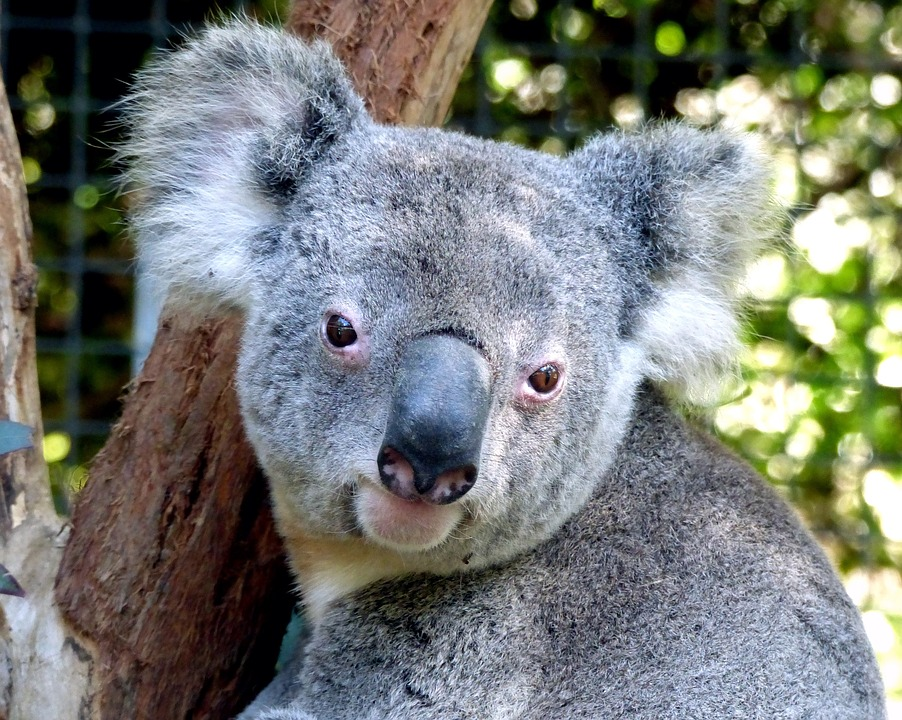
#> input picture python-data-analysts/scikit01/datamodelling/datasets/koala.jpg, 902 x 720 px
$ jupyter execute --allow-errors m4-demo5-ImageDenoisingUsingDictionaryLearning.ipynb
#> lines starting #> are read from the running program, lines starting #| are printed output that depends on the picture
Here we are comparing the effect of reconstructing noisy fragments of a raccoon face image using firstly online Dictionary Learning and for that we are extracting the patches using extract_patches and then reconstructing images using reconstruct_from_patches.

[cell 1]
import matplotlib.pyplot as plt
import numpy as np

from sklearn.decomposition import MiniBatchDictionaryLearning
from sklearn.feature_extraction.image \
    import extract_patches_2d, reconstruct_from_patches_2d

[cell 2]
from skimage import color
from skimage import io

#### Loading the image
Source: https://pixabay.com/images/id-1757179/

[cell 3]
color_img = io.imread('datasets/koala.jpg')
#> color_img is the input picture: shape (720, 902, 3); mean R, G, B 119.5, 122.9, 118.3

[cell 4]
plt.imshow(color_img, cmap=plt.cm.gray)

plt.show()

#### Convert image to grayscale

[cell 5]
img = color.rgb2gray(color_img)
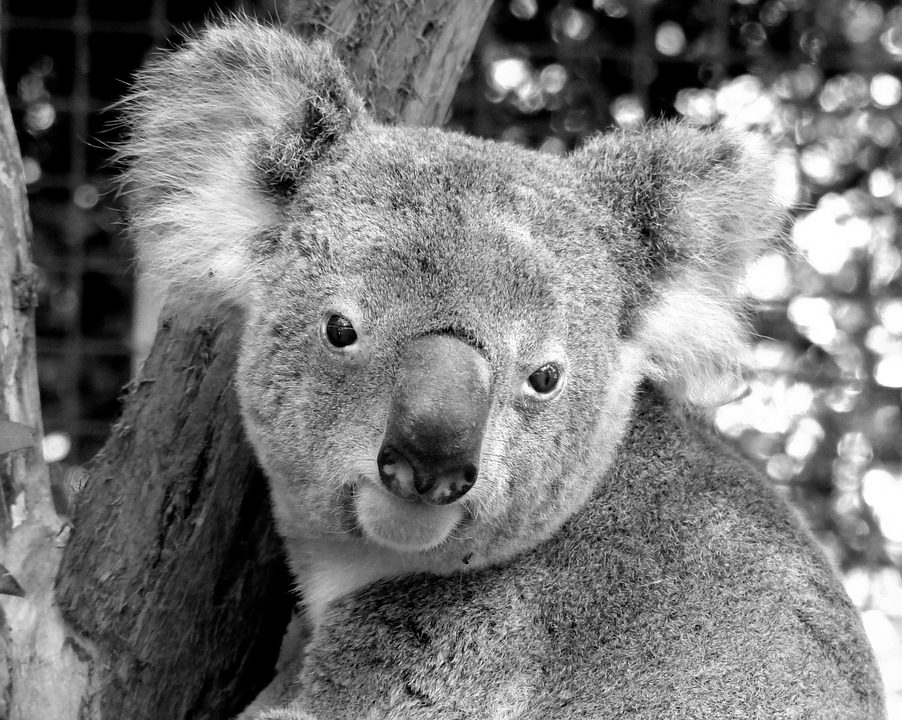
#> img: shape (720, 902) float64; min 0, max 1, mean 0.478

[cell 6]
plt.imshow(img, cmap=plt.cm.gray)

plt.show()

[cell 7]
img.shape
#> Out = (720, 902)

[cell 8]
height, width = img.shape
#> height = 720; width = 902

#### Create a copy of the image

[cell 9]
distorted_img = img.copy()

[cell 10]
distorted_img

Distort the right half of the image

[cell 11]
distortion = 0.075 * np.random.randn(height, width // 2)

distortion.shape
#> Out = (720, 451)

[cell 12]
plt.imshow(distortion, cmap='gray')

plt.show()
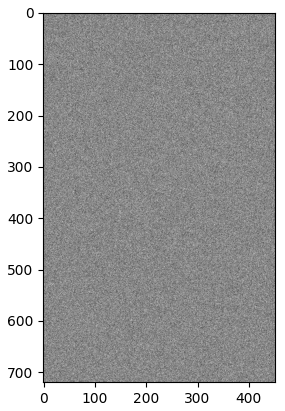
#> figure drawn by matplotlib, 1 panel

[cell 13]
distorted_img[:, width // 2:] += distortion
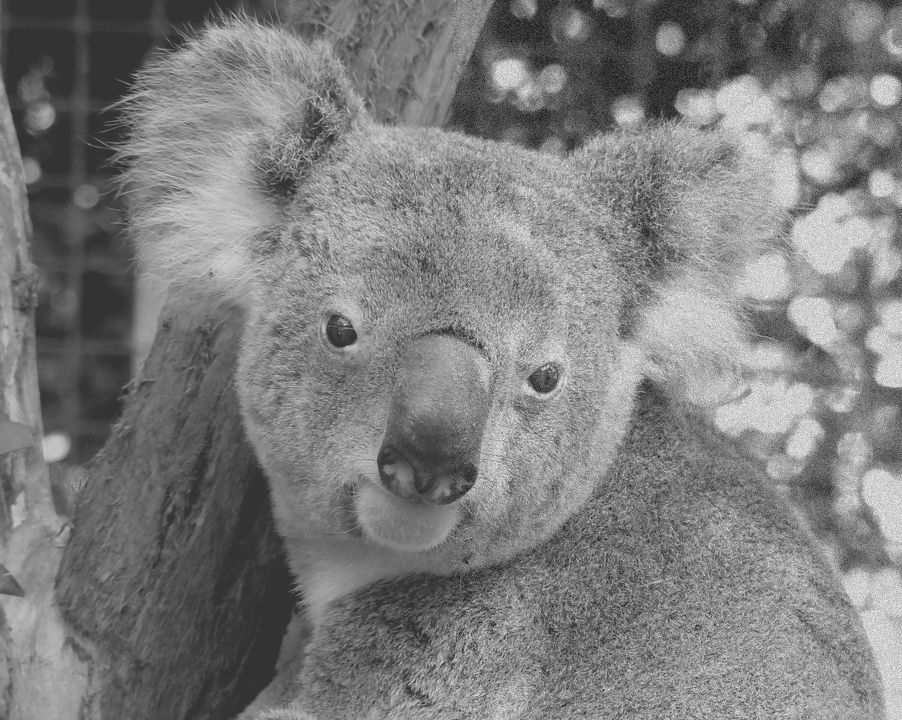
#> distorted_img: shape (720, 902) float64; min -0.328, max 1.3, mean 0.478; drawn with min black and max white

[cell 14]
plt.imshow(distorted_img[:, width // 2:], cmap=plt.cm.gray)

plt.show()
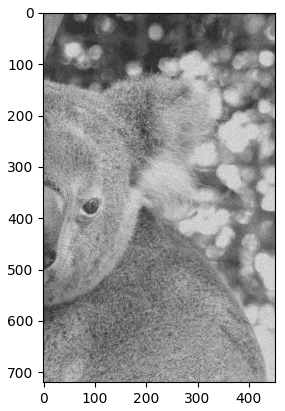
#> figure drawn by matplotlib, 1 panel

#### View the full image
The left half is sharper than the right one, though the difference is subtle.

The goal is to reconstruct the right half of the image by extracting patches from this distorted right half and combining it with the atoms extracted from the left half.

[cell 15]
plt.imshow(distorted_img, cmap=plt.cm.gray)

plt.show()

#### Extract patches of 7x7 for the clean left half of the image
The extract_patches_2d function extracts all possible patches of size 7x7 from the image. Since we're working with half of the image, the dimensions of this half are (720, 451). The number of possible patches of 7x7 are (720-6)x(451-6) = 317,730.

[cell 16]
patch_size = (7, 7)

data = extract_patches_2d(distorted_img[:, :width // 2], patch_size)

[cell 17]
data.shape
#> Out = (317730, 7, 7)

#### View one of the patches

[cell 18]
plt.imshow(data[0], cmap=plt.cm.gray)

plt.show()
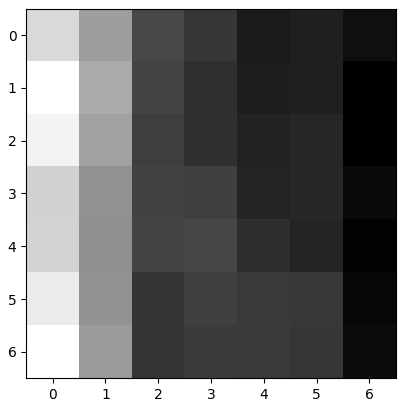
#> figure drawn by matplotlib, 1 panel

[cell 19]
data = data.reshape(data.shape[0], -1)

[cell 20]
data.shape
#> Out = (317730, 49)

#### Learn the dictionary from reference patches

#### MiniBatchDictionaryLearning
https://scikit-learn.org/stable/modules/generated/sklearn.decomposition.MiniBatchDictionaryLearning.html

#> (a cell that did not finish here is left out)

#> (a cell that did not finish here is left out)

#### Dictionary learned from patches of the left half of the image
Each component is a 7x7 patch

[cell 23]
plt.figure(figsize=(8, 8))

#> (the rest of this cell did not finish here and is left out)

#### Get patches for right half of image
These patches for the distorted image. We extract these patches and then feed them into our trained Dictionary Learner

[cell 24]
right_data = extract_patches_2d(distorted_img[:, width // 2:], patch_size)

[cell 25]
right_data = right_data.reshape(right_data.shape[0], -1)

right_data.shape
#> Out = (317730, 49)

Reconstruct using the dictionary. Here we set transform_n_nonzero_coefs = 1, transform_algorithm = 'omp'

#> (a cell that did not finish here is left out)

#### Encode the data
Encode the data as a sparse combination of the dictionary atoms

#> (a cell that did not finish here is left out)

#### The shapes of the code and components arrays
The arrays are compatible for the generation of a dot product

#> (a cell that did not finish here is left out)

#### Build the image patches from the atoms

#> (a cell that did not finish here is left out)

#### Reshape the patches
So that the original image can be reconstructed from them

#> (a cell that did not finish here is left out)

#### Initialize the reconstructed image
For now we create a copy of the original image. We will overlay the right half of the image which will be reconstructed from the patches on this image copy

[cell 31]
reconstructed_img = img.copy()

#> (a cell that did not finish here is left out)

#### Overlay the reconstructed image on the original copy
The right half has been built from the distorted patches on the right half of the image plus the atoms derived from the left half

[cell 33]
plt.imshow(reconstructed_img,
           vmin=0,
           vmax=1,
           cmap=plt.cm.gray,
           interpolation='nearest')

plt.show()

Evaluating the results of image denoising by looking at the difference between the reconstruction and the original image. If the reconstruction is perfect this will look like Gaussian noise.

[cell 34]
difference = img - distorted_img
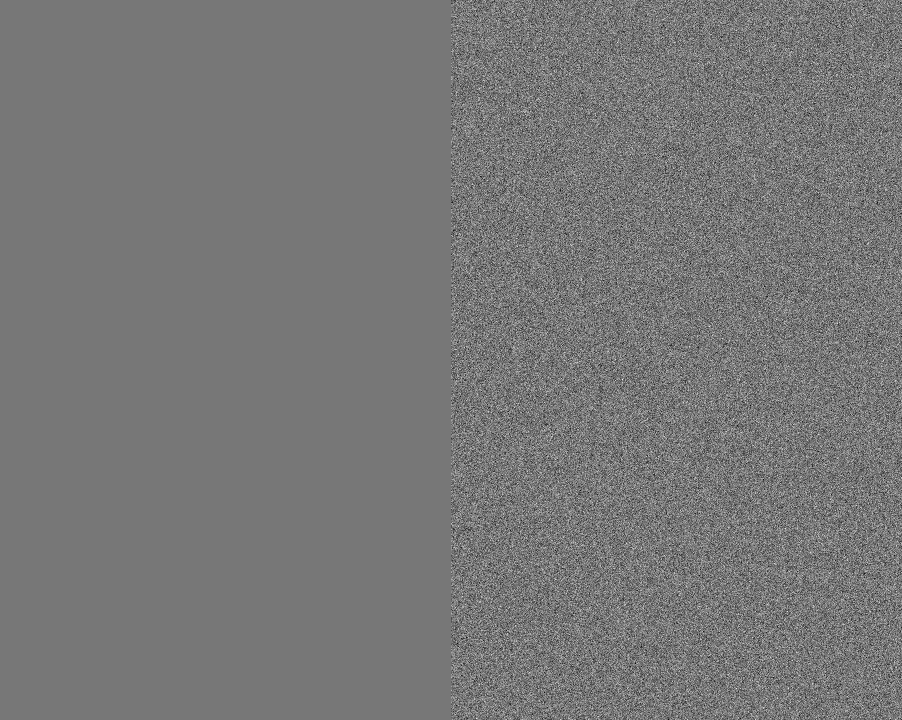
#> difference: shape (720, 902) float64; min -0.321, max 0.364, mean -6.02e-05; drawn with min black and max white

plt.imshow(difference,
           vmin=-0.5,
           vmax=0.5,
           cmap=plt.cm.PuOr,
           interpolation='nearest')

plt.show()

[cell 35]
difference = img - reconstructed_img
#> difference: shape (720, 902) float64; every value is 0

plt.imshow(difference,
           vmin=-0.5,
           vmax=0.5,
           cmap=plt.cm.PuOr,
           interpolation='nearest')

plt.show()
